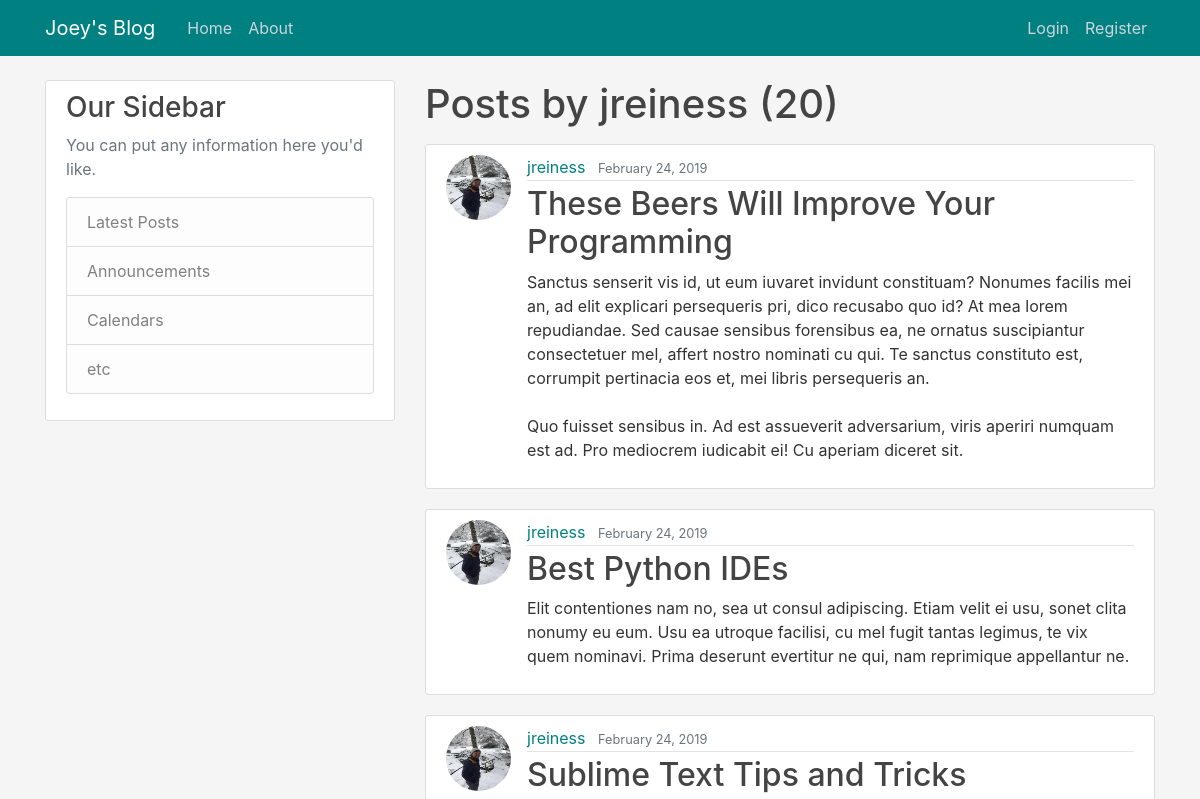
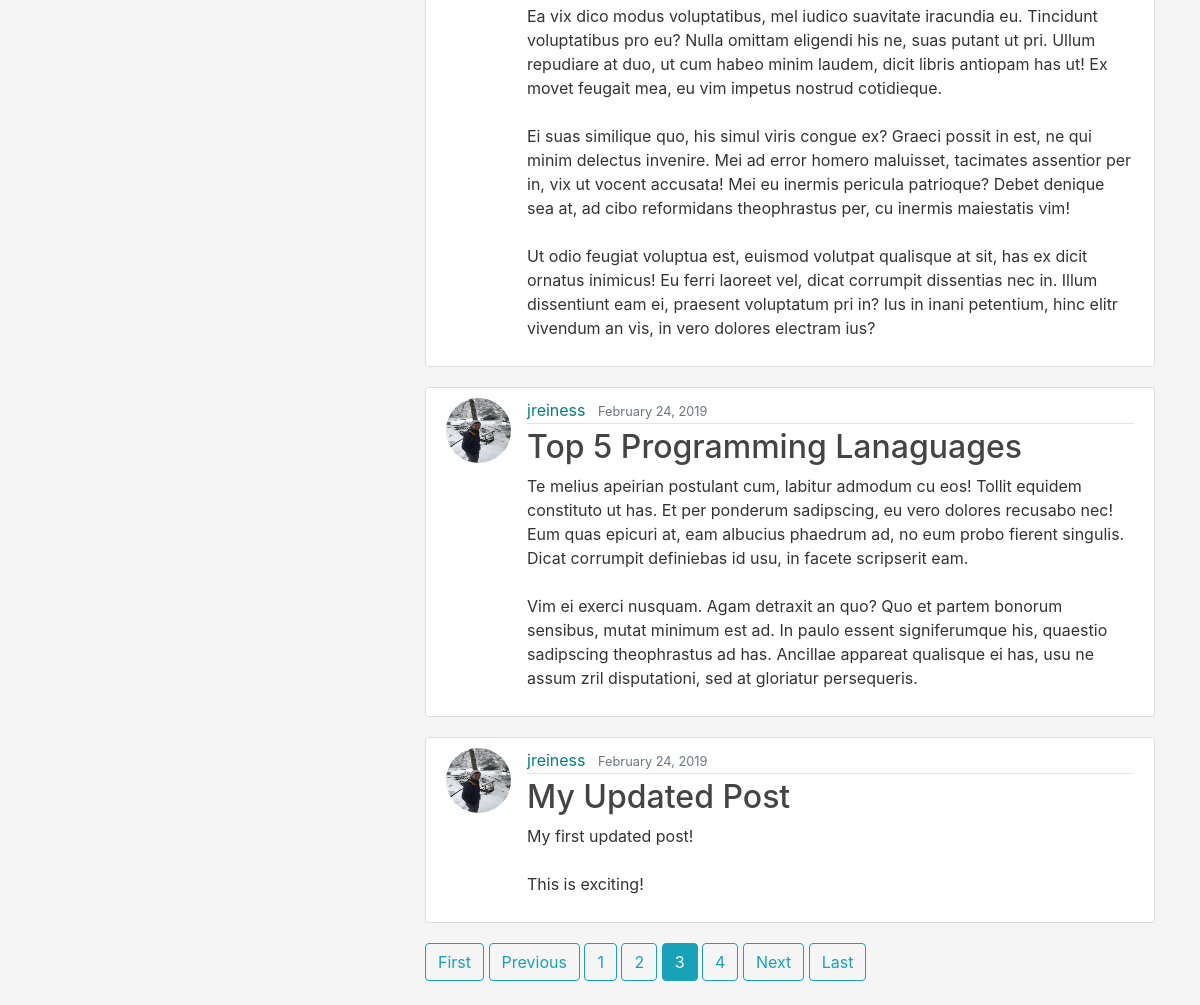
The app's page /user/jreiness/?page=3 with its own data (2 pictures, top to bottom).
### blog/models.py (models this page shows, shortened)
class Post(models.Model):
    title = models.CharField(max_length=100)
    content = models.TextField()
    date_posted = models.DateTimeField(default=timezone.now)
    author = models.ForeignKey(User, on_delete=models.CASCADE) #on_delete says what to do if user is deleted - what happens to post?

### users/models.py (models this page shows, shortened)
class Profile(models.Model):
    user = models.OneToOneField(User, on_delete=models.CASCADE)
    image = models.ImageField(default='default.jpg',upload_to='profile_pics')
    bio = models.TextField(default='I should really write a bio...', max_length=100)

### blog/views.py (the view)
# urls.py: path('user/<str:username>/', UserPostListView.as_view(), name='user-posts'),
class UserPostListView(ListView):
    model = Post
    template_name = 'blog/user_posts.html' #by default looks for app/model_type.html, e.g. blog/post_list.html
    context_object_name = 'posts' #the name to be referenced in template, by default it sends object_list
    paginate_by = 5
    def get_queryset(self):
        user = get_object_or_404(User, username=self.kwargs.get('username'))
        return Post.objects.filter(author=user).order_by('-date_posted')

### blog/templates/blog/user_posts.html
{% extends 'blog/base.html'%}
{% block content %}
	<h1 class="mb-3">Posts by {{ view.kwargs.username  }} ({{ page_obj.paginator.count }})</h1>
	{% for post in posts %}
		<article class="media content-section">
			<img class="rounded-circle article-img" src="{{ post.author.profile.image.url }}">
		  <div class="media-body">
			<div class="article-metadata">
				<a class="mr-2" href="{% url 'user-posts' post.author.username %}">{{ post.author }}</a>
			  <small class="text-muted">{{ post.date_posted|date:"F j, Y" }}</small>
			</div>
			<h2><a class="article-title" href="{% url 'post-detail' post.id %}">{{ post.title }}</a></h2>
			<p class="article-content">{{ post.content }}</p>
		  </div>
		</article>
	{% endfor %}
	{% if is_paginated %}
		{% if page_obj.has_previous %}
			<a class="btn btn-outline-info mb-4" href="?page=1">First</a>
			<a class="btn btn-outline-info mb-4" href="?page={{ page_obj.previous_page_number }}">Previous</a>
		{% endif %}
		{% for num in page_obj.paginator.page_range %}
			{% if page_obj.number == num %}
				<a class="btn btn-info mb-4" href="?page={{ num }}">{{ num }}</a>
			{% elif num > page_obj.number|add:'-3' and num < page_obj.number|add:'3' %}
				<a class="btn btn-outline-info mb-4" href="?page={{ num }}">{{ num }}</a>
			{% endif %}
		{% endfor %}
		{% if page_obj.has_next %}
		<a class="btn btn-outline-info mb-4" href="?page={{ page_obj.next_page_number }}">Next</a>
			<a class="btn btn-outline-info mb-4" href="?page={{ page_obj.paginator.num_pages}}">Last</a>
		{% endif %}
	{% endif %}
{% endblock content %}

### blog/static/blog/main.css (style rules this page uses)
body { background: WhiteSmoke; color: #333333; margin-top: 5rem; }
h1, h2, h3, h4, h5, h6 { color: #444444; }
.content-section { background: #ffffff; padding: 10px 20px; border: 1px solid #dddddd; border-radius: 3px; margin-bottom: 20px; }
.article-title { color: #444444; }
a.mr-2 { color: Teal; }
.article-content { white-space: pre-line; }
.article-img { height: 65px; width: 65px; margin-right: 16px; }
.article-metadata { padding-bottom: 1px; margin-bottom: 4px; border-bottom: 1px solid #e3e3e3 }

### records on screen
Post: author.profile.image (picture), author "jreiness", date_posted "February 24, 2019", title "These Beers Will Improve Your Programming", content "Sanctus senserit vis id, ut eum iuvaret invidunt constituam? Nonumes facilis mei an, ad elit explicari persequeris pri, dico recusabo quo id? At mea lorem repudiandae. Sed causae sensibus forensibus ea, ne ornatus suscipiantur consectetuer mel, affert nostro nominati cu qui. Te sanctus constituto est, corrumpit pertinacia eos et, mei libris persequeris an. Quo fuisset sensibus in. Ad est assueverit adversarium, viris aperiri numquam est ad. Pro mediocrem iudicabit ei! Cu aperiam diceret sit."
Post: author.profile.image (picture), author "jreiness", date_posted "February 24, 2019", title "Best Python IDEs", content "Elit contentiones nam no, sea ut consul adipiscing. Etiam velit ei usu, sonet clita nonumy eu eum. Usu ea utroque facilisi, cu mel fugit tantas legimus, te vix quem nominavi. Prima deserunt evertitur ne qui, nam reprimique appellantur ne."
Post: author.profile.image (picture), author "jreiness", date_posted "February 24, 2019", title "Sublime Text Tips and Tricks", content "Ea vix dico modus voluptatibus, mel iudico suavitate iracundia eu. Tincidunt voluptatibus pro eu? Nulla omittam eligendi his ne, suas putant ut pri. Ullum repudiare at duo, ut cum habeo minim laudem, dicit libris antiopam has ut! Ex movet feugait mea, eu vim impetus nostrud cotidieque. Ei suas similique quo, his simul viris congue ex? Graeci possit in est, ne qui minim delectus invenire. Mei ad error homero maluisset, tacimates assentior per in, vix ut vocent accusata! Mei eu inermis pericula patrioque? Debet denique sea at, ad cibo reformidans theophrastus per, cu inermis maiestatis vim! Ut odio feugiat voluptua est, euismod volutpat qualisque at sit, has ex dicit ornatus inimicus! Eu…"
Post: author.profile.image (picture), author "jreiness", date_posted "February 24, 2019", title "Top 5 Programming Lanaguages", content "Te melius apeirian postulant cum, labitur admodum cu eos! Tollit equidem constituto ut has. Et per ponderum sadipscing, eu vero dolores recusabo nec! Eum quas epicuri at, eam albucius phaedrum ad, no eum probo fierent singulis. Dicat corrumpit definiebas id usu, in facete scripserit eam. Vim ei exerci nusquam. Agam detraxit an quo? Quo et partem bonorum sensibus, mutat minimum est ad. In paulo essent signiferumque his, quaestio sadipscing theophrastus ad has. Ancillae appareat qualisque ei has, usu ne assum zril disputationi, sed at gloriatur persequeris."
Post: author.profile.image (picture), author "jreiness", date_posted "February 24, 2019", title "My Updated Post", content "My first updated post! This is exciting!"

### other values on screen
{{ view.kwargs.username }} "jreiness"
{{ page_obj.paginator.count }} "20"
{{ num }} "1" "2" "4"
{{ num }} "3"
